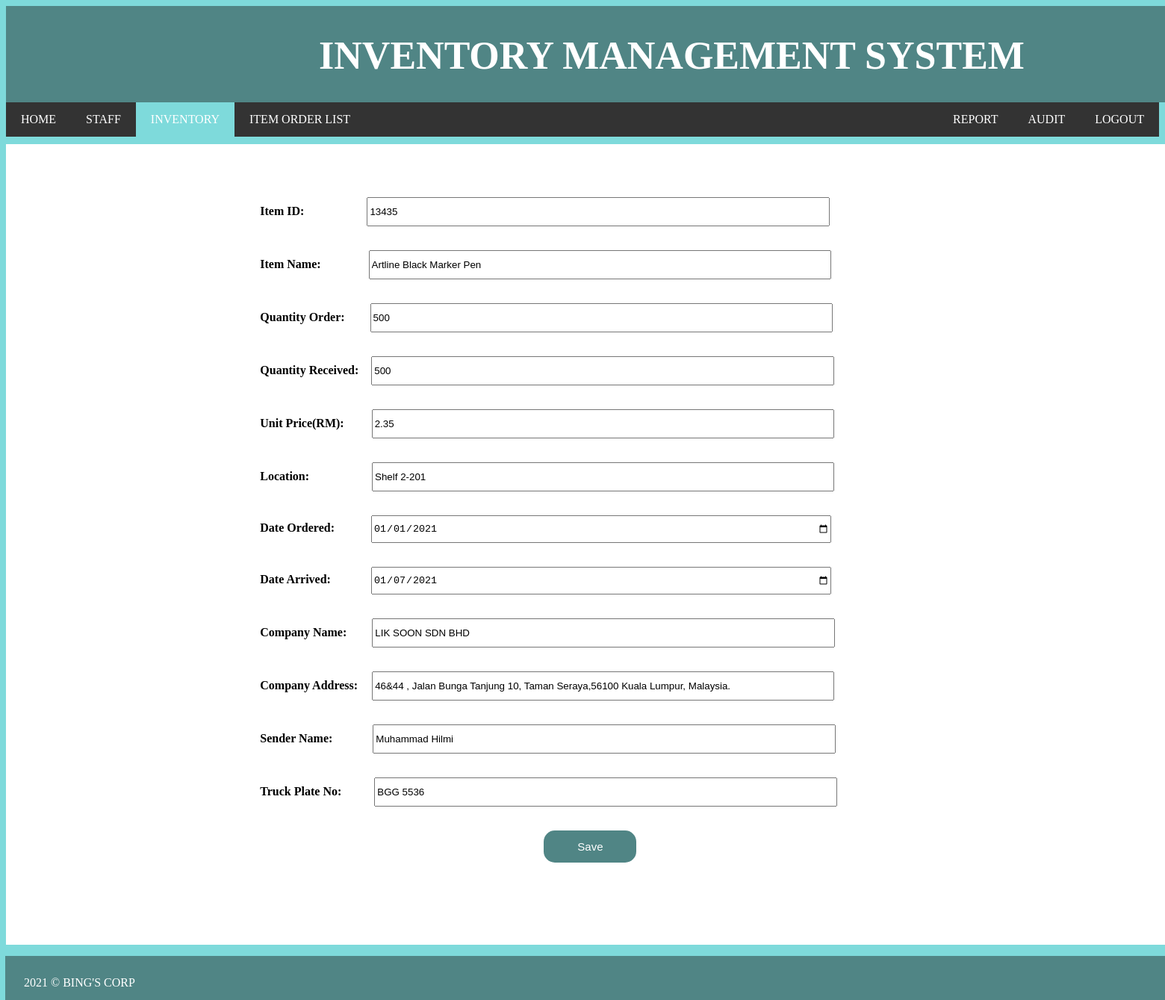
Page /ApplicationLayer/ManageInventory/editItem.php?ItemID=13435 on the committed database.
### tables this page shows
CREATE TABLE `inventory` (
  `ItemID` int(11) NOT NULL,
  `itemName` varchar(100) NOT NULL,
  `qtorder` int(11) NOT NULL,
  `qtreceived` int(11) NOT NULL,
  `unitPrice` double NOT NULL,
  `location` varchar(50) NOT NULL,
  `dateOrder` date NOT NULL,
  `dateArrived` date NOT NULL,
  `companyName` varchar(100) NOT NULL,
  `companyAddress` varchar(200) NOT NULL,
  `senderName` varchar(100) NOT NULL,
  `truckPlateNo` varchar(50) NOT NULL
);

### ApplicationLayer/ManageInventory/editItem.php (the view, shortened to what this page needs)
<?php
$db = mysqli_connect("localhost","root","","myDatabase");
$ItemID = $_GET['ItemID'];
$qry = mysqli_query($db,"select ItemID, itemName, qtorder, qtreceived, unitPrice, location, dateOrder, dateArrived, companyName,
companyAddress, senderName, truckPlateNo from inventory where ItemID='$ItemID'");
$row = mysqli_fetch_array($qry);
?>
<!DOCTYPE html>
<html>
<head>
	<link href="https://maxcdn.bootstrapcdn.com/font-awesome/4.7.0/css/font-awesome.min.css" rel="stylesheet"/>
</head>
<body>
	<div class="header">
  <h1>INVENTORY MANAGEMENT SYSTEM</h1>
</div>
<ul>
  <li><a href="http://localhost/ivms/login/Admin%20login/h.php">HOME</a></li>
  <li><a href="http://localhost/IVMS/ApplicationLayer/ManageStaffInformation/myInfo.php">STAFF</a></li>
  <li><a class="activeNav" href="http://localhost/IVMS/ApplicationLayer/ManageInventory/In_Item.php">INVENTORY</a></li>
  <li><a href="http://localhost/IVMS/ApplicationLayer/ManageItemOrderList/Item%20Order%20List%20Home.php">ITEM ORDER LIST</a></li>
  <li style="float:right"><a href="http://localhost/ivms/login/">LOGOUT</a></li>
  <li style="float:right"><a href="http://localhost/IVMS/ApplicationLayer/Audit%20Report/auditlist.php">AUDIT</a></li>
  <li style="float:right"><a href="http://localhost/IVMS/ApplicationLayer/GenerateReport/GenerateReport.php">REPORT</a></li>
	</ul>
<div class="column1">
	<form action="" method="POST">
    <table>
    	<br><br><br><tr>
    		<td colspan="3"><b>Item ID: </b>
			<input class="userin" style="margin-left:80px;" type="text" name="ItemID" value="<?php echo $row['ItemID']; ?>" readonly></td>
    	</tr>
		<tr>
    		<td colspan="3"><b>Item Name: </b>
			<input class="userin" style="margin-left:60px;" type="text" name="itemName" value="<?php echo $row['itemName']; ?>" required></td>
    	</tr>
		<tr>
    		<td colspan="3"><b>Quantity Order: </b>
			<input class="userin" style="margin-left:30px;" type="text" name="qtorder" value="<?php echo $row['qtorder']; ?>" required></td>
    	</tr>
		<tr>
    		<td colspan="3"><b>Quantity Received: </b>
			<input class="userin" style="margin-left:13px;" type="text" name="qtreceived" value="<?php echo $row['qtreceived']; ?>" required></td>
    	</tr>
		<tr>
    		<td colspan="3"><b>Unit Price(RM): </b>
			<input class="userin" style="margin-left:33px;" type="text" name="unitPrice" value="<?php echo $row['unitPrice']; ?>" required></td>
    	</tr>
		<tr>
    		<td colspan="3"><b>Location: </b>
			<input class="userin" style="margin-left:80px;" type="text" name="location" value="<?php echo $row['location']; ?>" required></td>
    	</tr>
		<tr>
    		<td colspan="3"><b>Date Ordered: </b>
			<input class="userin" style="margin-left:45px;" type="date" name="dateOrder" value="<?php echo $row['dateOrder']; ?>" required></td>
    	</tr>
		<tr>
    		<td colspan="3"><b>Date Arrived: </b>
			<input class="userin" style="margin-left:50px;" type="date" name="dateArrived" value="<?php echo $row['dateArrived']; ?>" required></td>
    	</tr>
		<tr>
    		<td colspan="3"><b>Company Name: </b>
			<input class="userin" style="margin-left:30px;" type="text" name="companyName" value="<?php echo $row['companyName']; ?>" required></td>
    	</tr>
		<tr>
    		<td colspan="3"><b>Company Address: </b>
			<input class="userin" style="margin-left:15px;" type="text" name="companyAddress" value="<?php echo $row['companyAddress']; ?>" required></td>
    	</tr>
		<tr>
    		<td colspan="3"><b>Sender Name: </b><input class="userin" style="margin-left:50px;" name="senderName" value="<?php echo $row['senderName']; ?>" required></td>
    	</tr>
		<tr>
    		<td colspan="3"><b>Truck Plate No: </b><input class="userin" style="margin-left:40px;" name="truckPlateNo" value="<?php echo $row['truckPlateNo']; ?>" required></td>
    	</tr>
    	<tr><td><input class="button" style="margin-left:380px;" type="submit" name="update" value="Save" ></td></tr>
    </table>
	</form>
</div>
<div style="margin-top:380px;" class="footer">
  <p style="color:white;margin-top:25px;">2021 &#169; BING'S CORP</p>
  </div>
</body>
</html>

### ApplicationLayer/ManageInventory/editItem.php (style rules this page uses)
.header { text-align: center; background: #508585; color: white; font-size: 26px; font-family: cooper black; width:1733px; height:120px; padding: 2px 25px 7px; }
.column1 { background-color: white; margin-left: 0px; margin-right: 5px; margin-top: 10px; float: left; width:1733px; padding: 0px 25px 7px; height: 1065px; }
table { width: 65%; margin:auto; }
td { padding-top: 15px; padding-bottom: 15px; padding-left: 10px; text-align: left; width: 40%; }
.userin { width: 55%; height: 33px; }
.button { display: inline-block; text-align: center; padding: 13px 45px 13px; border:none; background-color: #508585; color: white; font-size: 15px; border-radius: 15px; }
ul { list-style-type: none; margin: 0; padding: 0; overflow: hidden; background-color: #333; }
li { float: left; }
li a { display: block; color: white; font-family: cooper black; text-align: center; padding: 14px 20px; text-decoration: none; }
.activeNav { background-color: #7EDADB; }
body { background-color: #7EDADB }
.footer { position: absolute; background-color: #508585; height: 50px; width:1733px; padding: 2px 25px 7px; top: 900px; left: 7px; }

### rows in the picture
inventory: ItemID "13435", itemName "Artline Black Marker Pen", qtorder "500", qtreceived "500", unitPrice "2.35", location "Shelf 2-201", dateOrder "01/01/2021", dateArrived "01/07/2021", companyName "LIK SOON SDN BHD", companyAddress "46&44 , Jalan Bunga Tanjung 10, Taman Seraya,56100 Kuala Lumpur, Malaysia.", senderName "Muhammad Hilmi", truckPlateNo "BGG 5536"
